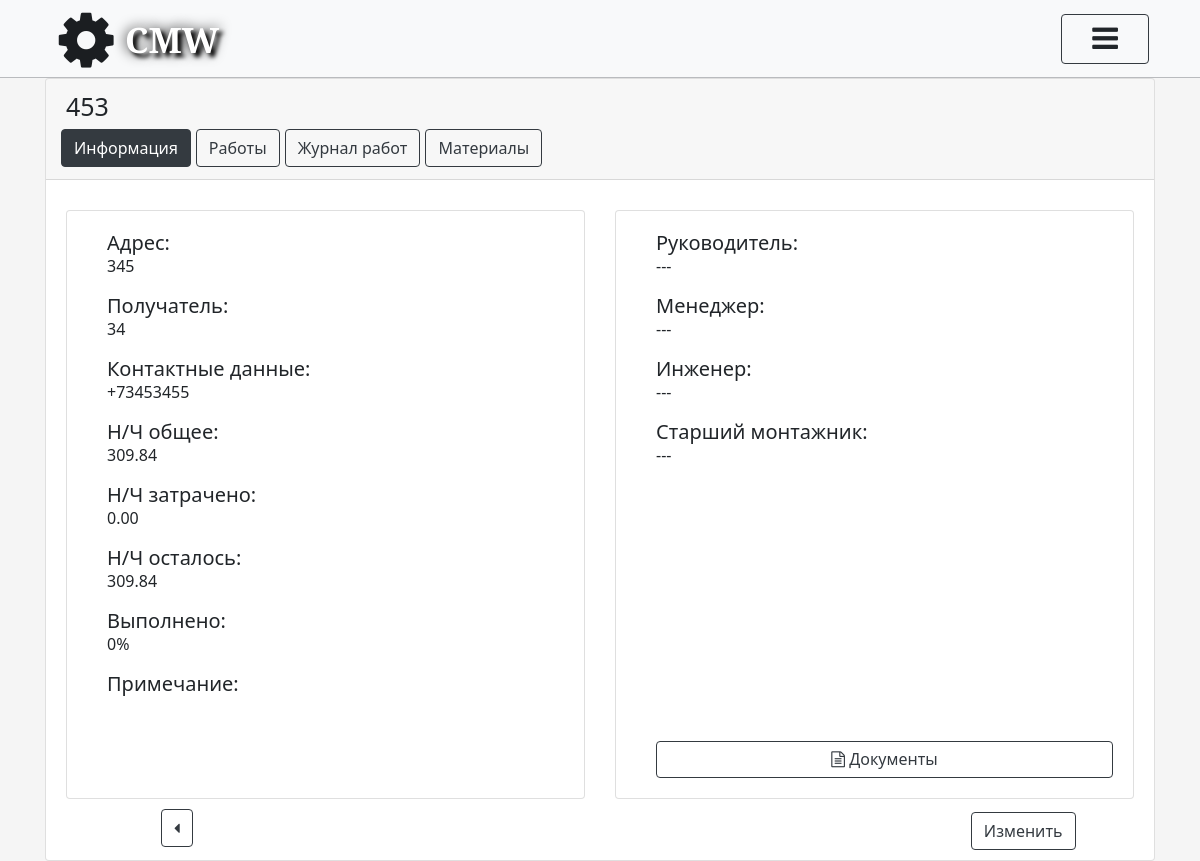
The app's page /projects/detail/2015-5986-1589274616/objects/detail/453-1597247831/ (signed in), older data.
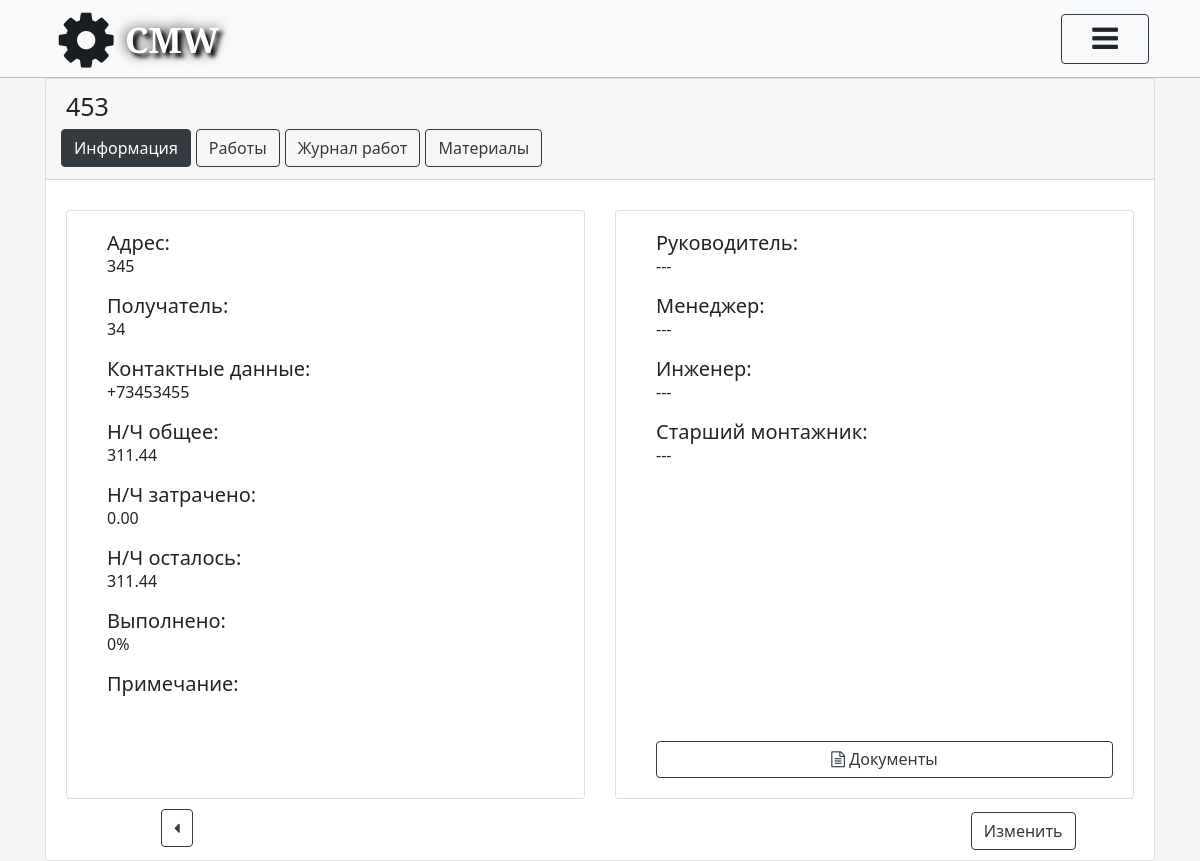
The same page, newer data.
### object/models.py (models this page shows, shortened)
class Object(models.Model):
    Name_Object = models.CharField(max_length=500, verbose_name='Наименование объекта', unique=True)
    Adress_Object = models.TextField(verbose_name='Адрес', unique=True)
    NCH_General = models.DecimalField(verbose_name='Н/Ч общее', max_digits=6, decimal_places=2)
    NCH_Spent = models.DecimalField(default=0, verbose_name='Н/Ч затрачено', max_digits=6, decimal_places=2)
    NCH_Left = models.DecimalField(default=0, verbose_name='Н/Ч осталось', max_digits=6, decimal_places=2)
    Perform_proc = models.SmallIntegerField(default=0, verbose_name='Выполнено')
    ID_Project = models.ForeignKey(Project, on_delete=models.CASCADE, verbose_name='Проект')
    ID_Rukovoditel = models.ForeignKey(CustomUser, on_delete=models.CASCADE, verbose_name='Руководитель',
                                       related_name='Руководитель', blank=True, null=True)
    ID_Menedger = models.ForeignKey(CustomUser, on_delete=models.CASCADE, verbose_name='Менеджер',
                                    related_name='Менеджер', blank=True, null=True)
    ID_Ingener = models.ForeignKey(CustomUser, on_delete=models.CASCADE, verbose_name='Инженер',
                                   related_name='Инженер', blank=True, null=True)
    ID_Montazhnik = models.ForeignKey(CustomUser, on_delete=models.CASCADE, verbose_name='Старший_монтажник',
                                      related_name='Старший_монтажник', blank=True, null=True)
    FIO_zakazchika = models.CharField(max_length=500, verbose_name='ФИО заказчика', blank=True)
    Number_phone = models.CharField(max_length=20, verbose_name='Номер телефона заказчика', blank=True)
    Note = models.TextField(verbose_name='Примечание', blank=True)
    slug = models.SlugField(max_length=150, blank=True)
    class Meta:
        verbose_name = "Объект"
        verbose_name_plural = "Объекты"

### object/views.py (the view)
# urls.py: path('projects/detail/', include('object.urls', 'object'), name='object_view'),
def detail(request, slug, slug_proj):
    name_object = Object.objects.get(slug__iexact=slug)
    if not request.user.has_perm('object.change_object'):
        return render(request, "object/detail.html",
                      {'slug': slug, 'slug_proj': slug_proj, "object_list": name_object,
                       'error_perm': 'У вас недостаточно прав'})
    return render(request, 'object/detail.html', {"object_list": name_object, 'slug': slug, 'slug_proj': slug_proj})

### project/models.py (called while the page is built)
    def get_full_name(self):
        full_name = '%s %s %s' % (self.last_name, self.first_name, self.patronymic_name)
        return full_name.strip()

    def get_id_position(self):
        id_position = self.ID_Position
        return id_position

    def get_email(self):
        email = self.email
        return email

### templates/object/detail.html (shortened to what this page needs)
{% extends 'card_object.html' %}
{% load static %}
{% block add_style %}
    <link rel="stylesheet" href="{% static 'css/plan_work.css' %}">
{% endblock %}
{% block info %}
    {% if user.is_authenticated %}
        <div class="row block_info_object1">
            <div class="col-sm-6 block_info_object2">
                <div class="card info_object1">
                    <div class="card-body ">
                        <h5 class="card-title">Адрес:</h5>
                        <p class="card-text">{{ object_list.Adress_Object }}</p>
                        <h5 class="card-title">Получатель: </h5>
                        <p class="card-text">{{ object_list.FIO_zakazchika }}</p>
                        <h5 class="card-title">Контактные данные: </h5>
                        <p class="card-text">{{ object_list.Number_phone }}</p>
                        <h5 class="card-title">Н/Ч общее: </h5>
                        <p class="card-text">{{ object_list.NCH_General }}</p>
                        <h5 class="card-title">Н/Ч затрачено: </h5>
                        <p class="card-text">{{ object_list.NCH_Spent }}</p>
                        <h5 class="card-title">Н/Ч осталось: </h5>
                        <p class="card-text">{{ object_list.NCH_Left }}</p>
                        <h5 class="card-title">Выполнено:</h5>
                        <p class="card-text">{{ object_list.Perform_proc }}%</p>
                        <h5 class="card-title">Примечание:</h5>
                    </div>
                </div>
            </div>
            <div class="col-sm-6 block_info_object2">
                <div class="card info_object2">
                    <div class="card-body">
                        <h5 class="card-title">Руководитель:</h5>
                        <p class="card-text">
                            {% if object_list.ID_Rukovoditel != null %}{{ object_list.ID_Rukovoditel }} {% else %}
                                ---{% endif %}</p>
                        <h5 class="card-title">Менеджер:</h5>
                        <p class="card-text">
                            {% if object_list.ID_Menedger != null %}{{ object_list.ID_Menedger }}{% else %}
                                ---{% endif %}</p>
                        <h5 class="card-title">Инженер:</h5>
                        <p class="card-text">
                            {% if object_list.ID_Ingener != null %}{{ object_list.ID_Ingener }}{% else %}
                                ---{% endif %}</p>
                        <h5 class="card-title">Старший монтажник:</h5>
                        <p class="card-text">
                            {% if object_list.ID_Montazhnik != null %}{{ object_list.ID_Montazhnik }}{% else %}
                                ---{% endif %}</p>
                        <div class="">
                            <div style="" class="btn_docs">
                                <a href="{% url 'object:documents_view' slug_proj slug %}"
                                   class="btn btn-outline-dark">
                                    <i class="fa fa-file-text-o" aria-hidden="true"></i> Документы</a>
                            </div>
                        </div>
                    </div>
                </div>
            </div>
        </div>
        <div class="block_btn">
            <a href="{% url 'object:home' slug_proj %}"
               class=" btn btn-outline-dark " style="margin-left: -80%"><i
                    class="fa fa-caret-left" aria-hidden="true"></i></a>
        </div>
        <div class="block_btn">
            <div class="btn_update_obj">
                {% if not error_perm %}
                    <a class="btn btn-outline-dark  "
                       id="btn_change_object"
                       href="{% url 'object:update' slug_proj slug %}">
                        Изменить
                    </a>
                {% endif %}
            </div>
        </div>
    {% else %}
        {% include 'registration/errorPage_auth.html' %}
    {% endif %}
{% endblock %}

### templates/card_object.html (shortened to what this page needs)
{% extends 'wrapper.html' %}
{% url 'object:detail' slug_proj slug as object_detail_url %}
{% load static %}
{% block entr %}
    <div class="card text-center">
        <div class="card-header">
            <div class="zag_name">
                <h3> {{ object_list.Name_Object }} </h3>
            </div>
            <div class="nav_object">
                <ul class="nav nav-pills card-header-pills btn_card">
                    <li class="nav-item ">
                        <a class=" btn btn-outline-dark {% if request.resolver_match.url_name == "detail" or request.resolver_match.url_name == "documents_view" or request.resolver_match.url_name == "documents_delete"%}active{% endif %}"
                           id="btn_add_object"
                           href="{% url 'object:detail'  slug_proj slug %}">
                            Информация
                        </a>
                    </li>
                    <li class="nav-item ">
                        <a class="btn btn-outline-dark "
                           id="btn_add_object"
                           href="{% url 'work:plan_work'  slug_proj slug %}">
                            Работы
                        </a>
                    </li>
                    <li class="nav-item">
                        <a class="btn btn-outline-dark "
                           id="btn_add_object"
                           href="{% url 'work:complete_work' slug_proj slug %}">
                            Журнал работ
                        </a>
                    </li>
                    <li class="nav-item">
                        <a class="btn btn-outline-dark "
                           id="btn_add_object"
                           href="{% url 'object:materials:plan_materials_view'  slug_proj slug %}">
                            Материалы
                        </a></li>
                </ul>
            </div>
        </div>
        <div class="card-body">
            {% block info %}
            {% endblock %}
        </div>
    </div>
{% endblock %}

Row changes from the older to the newer data that the page shows:
changed Object: NCH_General "309.84" → "311.44"; NCH_Left "309.84" → "311.44"
